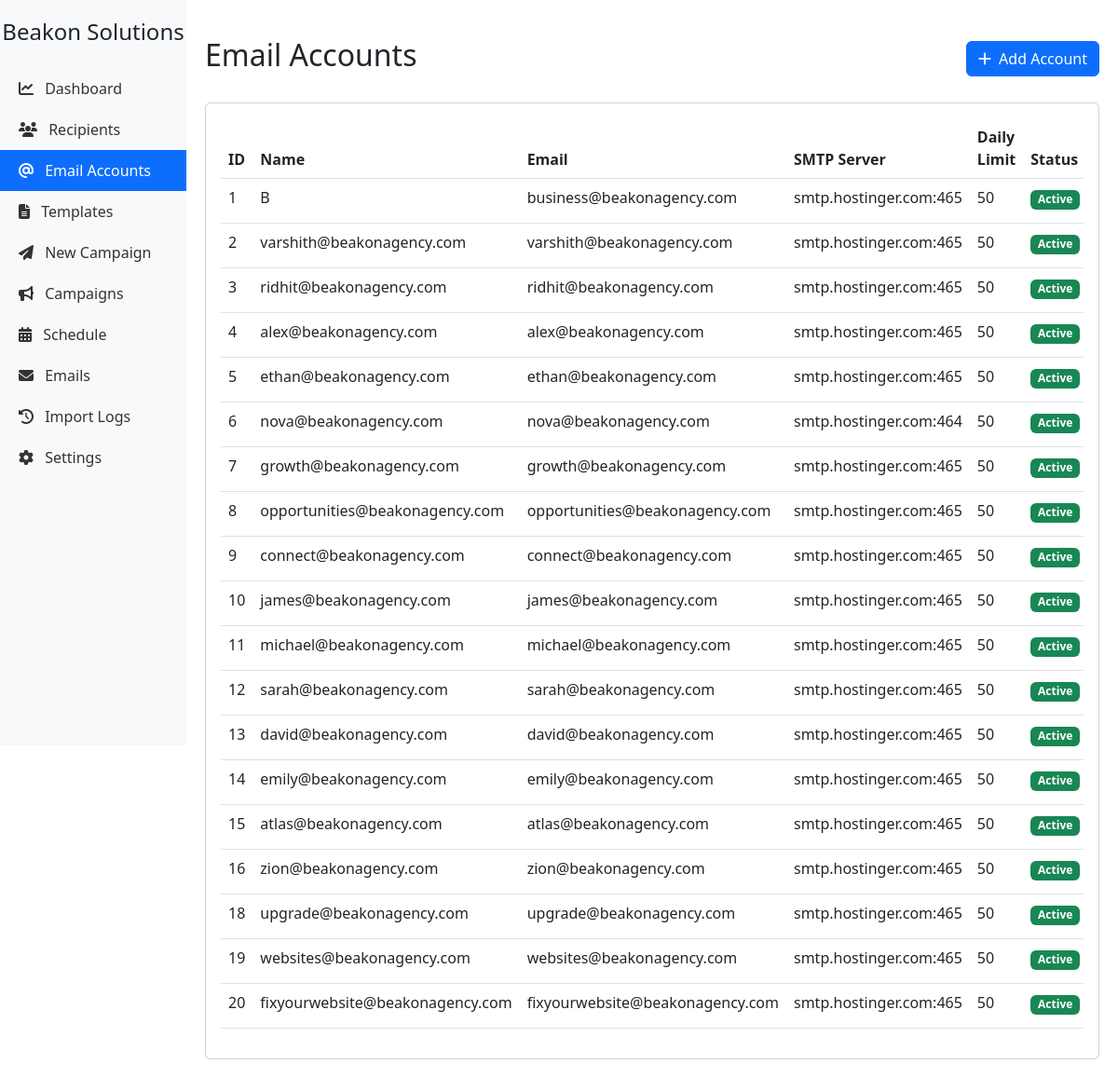
Screenshot of /accounts with the database file from the repository.
### app/models/models.py (models this page shows, shortened)
class EmailAccount(db.Model):
    __table_args__ = {'extend_existing': True}
    id = db.Column(db.Integer, primary_key=True)
    name = db.Column(db.String(100), nullable=False)
    email = db.Column(db.String(120), unique=True, nullable=False)
    smtp_server = db.Column(db.String(100), nullable=False)
    smtp_port = db.Column(db.Integer, nullable=False)
    smtp_username = db.Column(db.String(120), nullable=False)
    smtp_password = db.Column(db.String(255), nullable=False)
    imap_server = db.Column(db.String(100), nullable=True)
    imap_port = db.Column(db.Integer, nullable=True, default=993)
    imap_username = db.Column(db.String(120), nullable=True)
    imap_password = db.Column(db.String(255), nullable=True)
    imap_enabled = db.Column(db.Boolean, default=False)
    imap_verified_at = db.Column(db.DateTime, nullable=True)
    daily_limit = db.Column(db.Integer, default=50)
    is_active = db.Column(db.Boolean, default=True)
    created_at = db.Column(db.DateTime, default=datetime.utcnow)
    updated_at = db.Column(db.DateTime, default=datetime.utcnow, onupdate=datetime.utcnow)
    emails = db.relationship('Email', backref='account', lazy=True)

### app/controllers/routes.py (the view)
@app.route('/accounts')
def accounts():
    accounts_list = EmailAccount.query.all()
    return render_template('accounts.html', accounts=accounts_list)

### app/templates/accounts.html (shortened to what this page needs)
{% extends "base.html" %}
{% block page_title %}Email Accounts{% endblock %}
{% block page_actions %}
<a href="{{ url_for('add_account') }}" class="btn btn-primary">
    <i class="fas fa-plus me-1"></i> Add Account
</a>
{% endblock %}
{% block content %}
<div class="card">
    <div class="card-body">
        {% if accounts %}
        <div class="table-responsive">
            <table class="table table-hover">
                <thead>
                    <tr>
                        <th>ID</th>
                        <th>Name</th>
                        <th>Email</th>
                        <th>SMTP Server</th>
                        <th>Daily Limit</th>
                        <th>Status</th>
                    </tr>
                </thead>
                <tbody>
                    {% for account in accounts %}
                    <tr>
                        <td>{{ account.id }}</td>
                        <td>{{ account.name }}</td>
                        <td>{{ account.email }}</td>
                        <td>{{ account.smtp_server }}:{{ account.smtp_port }}</td>
                        <td>{{ account.daily_limit }}</td>
                        <td>
                            {% if account.is_active %}
                            <span class="badge bg-success">Active</span>
                            {% else %}
                            <span class="badge bg-danger">Inactive</span>
                            {% endif %}
                        </td>
                    </tr>
                    {% endfor %}
                </tbody>
            </table>
        </div>
        {% endif %}
    </div>
</div>
{% endblock %}

### app/templates/base.html (shortened to what this page needs)
<!DOCTYPE html>
<html lang="en">
<head>
    <link href="https://cdn.jsdelivr.net/npm/bootstrap@5.2.3/dist/css/bootstrap.min.css" rel="stylesheet">
    <link rel="stylesheet" href="https://cdnjs.cloudflare.com/ajax/libs/font-awesome/6.2.1/css/all.min.css">
</head>
<body>
    <div class="container-fluid">
        <div class="row">
            <div class="col-md-2 d-none d-md-block sidebar">
                <div class="text-center mb-4">
                    <h4>Beakon Solutions</h4>
                </div>
                <ul class="nav flex-column">
                    <li class="nav-item">
                        <a class="nav-link {% if request.path == '/' %}active{% endif %}" href="{{ url_for('index') }}">
                            <i class="fas fa-chart-line me-2"></i> Dashboard
                        </a>
                    </li>
                    <li class="nav-item">
                        <a class="nav-link {% if 'recipients' in request.path %}active{% endif %}" href="{{ url_for('recipients') }}">
                            <i class="fas fa-users me-2"></i> Recipients
                        </a>
                    </li>
                    <li class="nav-item">
                        <a class="nav-link {% if 'accounts' in request.path %}active{% endif %}" href="{{ url_for('accounts') }}">
                            <i class="fas fa-at me-2"></i> Email Accounts
                        </a>
                    </li>
                    <li class="nav-item">
                        <a class="nav-link {% if 'templates' in request.path %}active{% endif %}" href="{{ url_for('templates') }}">
                            <i class="fas fa-file-alt me-2"></i> Templates
                        </a>
                    </li>
                    <li class="nav-item">
                        <a class="nav-link {% if 'campaign/new' in request.path %}active{% endif %}" href="{{ url_for('new_campaign') }}">
                            <i class="fas fa-paper-plane me-2"></i> New Campaign
                        </a>
                    </li>
                    <li class="nav-item">
                        <a class="nav-link {% if request.path == '/campaigns' %}active{% endif %}" href="{{ url_for('campaigns') }}">
                            <i class="fas fa-bullhorn me-2"></i> Campaigns
                        </a>
                    </li>
                    <li class="nav-item">
                        <a class="nav-link {% if request.path == '/schedule' %}active{% endif %}" href="{{ url_for('schedule') }}">
                            <i class="fas fa-calendar-alt me-2"></i> Schedule
                        </a>
                    </li>
                    <li class="nav-item">
                        <a class="nav-link {% if request.path == '/emails' %}active{% endif %}" href="{{ url_for('emails') }}">
                            <i class="fas fa-envelope me-2"></i> Emails
                        </a>
                    </li>
                    <li class="nav-item">
                        <a class="nav-link {% if 'logs' in request.path %}active{% endif %}" href="{{ url_for('import_logs') }}">
                            <i class="fas fa-history me-2"></i> Import Logs
                        </a>
                    </li>
                    <li class="nav-item">
                        <a class="nav-link {% if request.path == '/settings' %}active{% endif %}" href="{{ url_for('settings') }}">
                            <i class="fas fa-cog me-2"></i> Settings
                        </a>
                    </li>
                </ul>
            </div>
            <div class="col-md-10 content">
                <div class="d-flex justify-content-between align-items-center mb-4">
                    <h2>{% block page_title %}{% endblock %}</h2>
                    <div>
                        {% block page_actions %}{% endblock %}
                    </div>
                </div>
                {% block content %}{% endblock %}
            </div>
        </div>
    </div>
</body>
</html>

### app/templates/base.html (style rules this page uses)
.sidebar { height: 100vh; position: sticky; top: 0; background-color: #f8f9fa; padding: 20px 0; }
.sidebar .nav-link { color: #333; padding: 10px 20px; }
.sidebar .nav-link.active { background-color: #0d6efd; color: white; }
.content { padding: 20px; }

### rows the page displays
EmailAccount: id "1", name "B", email "business@beakonagency.com", smtp_server "smtp.hostinger.com", smtp_port "465", daily_limit "50", is_active "Active"
EmailAccount: id "2", name "varshith@beakonagency.com", email "varshith@beakonagency.com", smtp_server "smtp.hostinger.com", smtp_port "465", daily_limit "50", is_active "Active"
EmailAccount: id "3", name "ridhit@beakonagency.com", email "ridhit@beakonagency.com", smtp_server "smtp.hostinger.com", smtp_port "465", daily_limit "50", is_active "Active"
EmailAccount: id "4", name "alex@beakonagency.com", email "alex@beakonagency.com", smtp_server "smtp.hostinger.com", smtp_port "465", daily_limit "50", is_active "Active"
EmailAccount: id "5", name "ethan@beakonagency.com", email "ethan@beakonagency.com", smtp_server "smtp.hostinger.com", smtp_port "465", daily_limit "50", is_active "Active"
EmailAccount: id "6", name "nova@beakonagency.com", email "nova@beakonagency.com", smtp_server "smtp.hostinger.com", smtp_port "464", daily_limit "50", is_active "Active"
EmailAccount: id "7", name "growth@beakonagency.com", email "growth@beakonagency.com", smtp_server "smtp.hostinger.com", smtp_port "465", daily_limit "50", is_active "Active"
EmailAccount: id "8", name "opportunities@beakonagency.com", email "opportunities@beakonagency.com", smtp_server "smtp.hostinger.com", smtp_port "465", daily_limit "50", is_active "Active"
EmailAccount: id "9", name "connect@beakonagency.com", email "connect@beakonagency.com", smtp_server "smtp.hostinger.com", smtp_port "465", daily_limit "50", is_active "Active"
EmailAccount: id "10", name "james@beakonagency.com", email "james@beakonagency.com", smtp_server "smtp.hostinger.com", smtp_port "465", daily_limit "50", is_active "Active"
EmailAccount: id "11", name "michael@beakonagency.com", email "michael@beakonagency.com", smtp_server "smtp.hostinger.com", smtp_port "465", daily_limit "50", is_active "Active"
EmailAccount: id "12", name "sarah@beakonagency.com", email "sarah@beakonagency.com", smtp_server "smtp.hostinger.com", smtp_port "465", daily_limit "50", is_active "Active"
EmailAccount: id "13", name "david@beakonagency.com", email "david@beakonagency.com", smtp_server "smtp.hostinger.com", smtp_port "465", daily_limit "50", is_active "Active"
EmailAccount: id "14", name "emily@beakonagency.com", email "emily@beakonagency.com", smtp_server "smtp.hostinger.com", smtp_port "465", daily_limit "50", is_active "Active"
EmailAccount: id "15", name "atlas@beakonagency.com", email "atlas@beakonagency.com", smtp_server "smtp.hostinger.com", smtp_port "465", daily_limit "50", is_active "Active"
EmailAccount: id "16", name "zion@beakonagency.com", email "zion@beakonagency.com", smtp_server "smtp.hostinger.com", smtp_port "465", daily_limit "50", is_active "Active"
EmailAccount: id "18", name "upgrade@beakonagency.com", email "upgrade@beakonagency.com", smtp_server "smtp.hostinger.com", smtp_port "465", daily_limit "50", is_active "Active"
EmailAccount: id "19", name "websites@beakonagency.com", email "websites@beakonagency.com", smtp_server "smtp.hostinger.com", smtp_port "465", daily_limit "50", is_active "Active"
EmailAccount: id "20", name "fixyourwebsite@beakonagency.com", email "fixyourwebsite@beakonagency.com", smtp_server "smtp.hostinger.com", smtp_port "465", daily_limit "50", is_active "Active"
